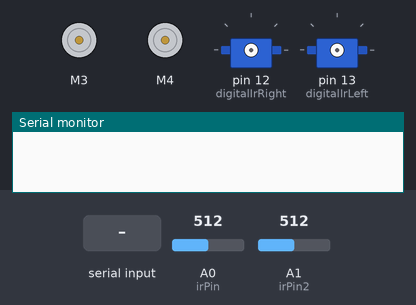
Bench run of a sketch on a simulated Arduino Uno, built with avr-gcc and run on an emulated ATmega328P. Shown: 2 × DC motor (green arrow = forward, orange = backward, longer = faster), 2 × servo, the last lines printed to the serial monitor. Wiring (inferred from the names in the program): 2 × servo: signal pin 12 / signal pin 13. The inputs (shaded band) are chosen by the test bench; at power-on: A0 (irPin) = 512, A1 (irPin2) = 512. Servo pulses on a pin are drawn as a servo (544–2400 µs = 0–180°).

Above: at 1.2 s.
1.3 s: "s" received over Serial
At 2.4 s:
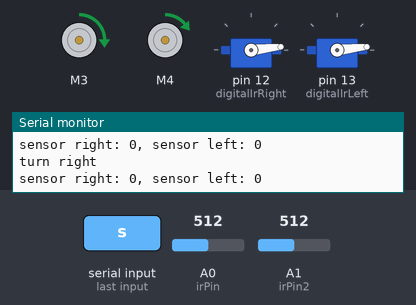
2.8 s: "S" received over Serial
5.8 s: "x" received over Serial
At 7.2 s:
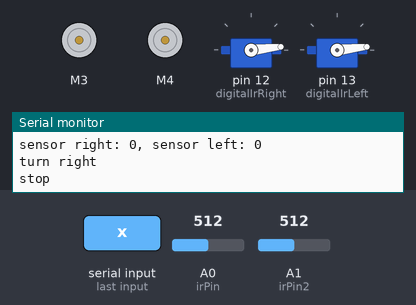
Timing chart, 0 to 8.8 s (numbered marks = the images above; inputs shaded):
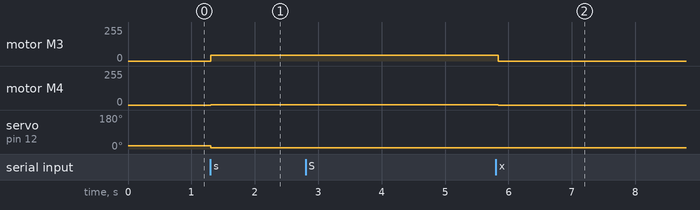

Measured:
- after the input at 1.3 s, motor M3: stopped → forward 42/255 at once; motor M4: stopped → forward 2/255 at once; servo on pin 12 (digitalIrRight): 16° → 6° at once
- after the input at 5.8 s, motor M3: forward 42/255 → stopped at once; motor M4: forward 2/255 → stopped at once

The sketch:

linefollower.ino
```cpp
#include <Wire.h>
#include <Adafruit_MotorShield.h>
#include "utility/Adafruit_MS_PWMServoDriver.h"

Adafruit_MotorShield AFMS = Adafruit_MotorShield();

Adafruit_DCMotor *motorLeft = AFMS.getMotor(3); // 19 minimum
Adafruit_DCMotor *motorRight = AFMS.getMotor(4); // 27 minimum

// setup pins
int irPin = A0; // right
int irPin2 = A1; // left
int digitalIrRight = 12;
int digitalIrLeft = 13;

// set global variables
int colorValueRight = 0;
int colorValueLeft = 0;
int baseSpeed = 22;
int threshold = 600;
int diff = 8; // difference between motor minimums
int direction = 1; // 1 = right, 2 = left
int a,b,c; // temporary variables for denoising
int adjustment = 20; // adjustment to easily configure turning speed

// variables for serial input and control
char receivedChar;
boolean newData = false;
boolean on = false;

void setup() {
  AFMS.begin();
  Serial.begin(9600);
  pinMode(digitalIrRight, OUTPUT);
  pinMode(digitalIrLeft, OUTPUT);
}

void loop() {
  // constantly check for serial input
  recvOneChar();
  showNewData();
  if (on) {
    // read sensor values and print
    colorValueRight = readPin(irPin, digitalIrRight);
    colorValueLeft = readPin(irPin2, digitalIrLeft);
    Serial.print("sensor right: ");
    Serial.print(colorValueRight);
    Serial.print(", sensor left: ");
    Serial.println(colorValueLeft);

    // check for line underneath sensor
    int rightUnder = colorValueRight > threshold;
    int leftUnder = colorValueLeft > threshold;

    if (leftUnder) { // turn left and set state to left
      Serial.println("turn left");
      motorLeft->setSpeed(baseSpeed - adjustment);
      motorRight->setSpeed(baseSpeed + diff + adjustment);
      direction = 2;
      // motorLeft->run(FORWARD);
      // delay(200);
    } else if (rightUnder) { // turn right and set state to right
      Serial.println("turn right");
      motorLeft->setSpeed(baseSpeed + adjustment + 20);
      motorRight->setSpeed(baseSpeed - adjustment);
      direction = 1;
      // motorLeft->run(FORWARD);
      // delay(400);
    } else { // if neither detected, continue last action
      if (direction == 1) {
        Serial.println("turn right");
        motorLeft->setSpeed(baseSpeed + adjustment);
        motorRight->setSpeed(baseSpeed - adjustment);
      }
      if (direction == 2) {
        Serial.println("turn left");
        motorLeft->setSpeed(baseSpeed - adjustment);
        motorRight->setSpeed(baseSpeed + diff + adjustment);
      }
    }

    motorLeft->run(FORWARD);
    motorRight->run(FORWARD);
  } else {
    // stop if running is disabled
    motorLeft->run(RELEASE);
    motorRight->run(RELEASE);
  }
}

// recieve a single character
void recvOneChar() {
    if (Serial.available() > 0) {
        receivedChar = Serial.read();
        newData = true;
    }
}

// check for new data and turn the processing on or off
void showNewData() {
    if (newData == true) {
      if (receivedChar == 's' || receivedChar == 'S') {
        Serial.println("start");
        on = true;
      }
      if (receivedChar == 'x' || receivedChar == 'X') {
        Serial.println("stop");
        on = false;
      }
      newData = false;
    }
}

// remove noise from the IR readings
int readPin(int irPin, int digitalPin) {
    digitalWrite(digitalPin,HIGH);
    delayMicroseconds(500);
    a=analogRead(irPin);
    digitalWrite(digitalPin,LOW);
    delayMicroseconds(500);
    b=analogRead(irPin);
    c=b-a;
    return c;
}
```
